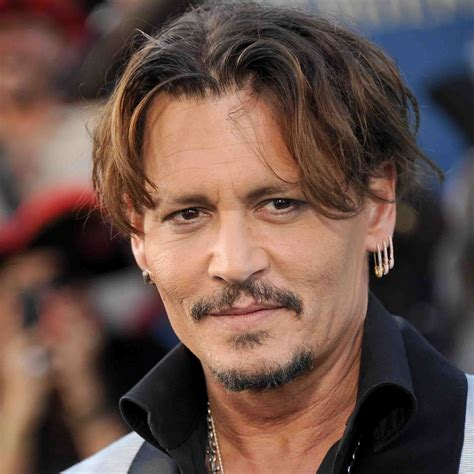
#> input picture Computer_Vision/Session_10/dataset/train/Johnny Depp/002_331d0423.jpg, 474 x 474 px; its folder holds only this picture in this run
$ python sess10.py
#> lines starting #> are read from the running program, lines starting #| are printed output that depends on the picture
import cv2
import os
import numpy as np

face_cascade = cv2.CascadeClassifier('haarcascade_frontalface_default.xml')

face_list = []
class_list = []

train_path = 'dataset/train'
person_name = os.listdir(train_path)

for idx, name in enumerate(person_name):
    full_path = train_path + '/' + name

    for img_name in os.listdir(full_path):
        img_full_path = full_path + '/' + img_name

        #read for gray scale
        img = cv2.imread(img_full_path, 0)
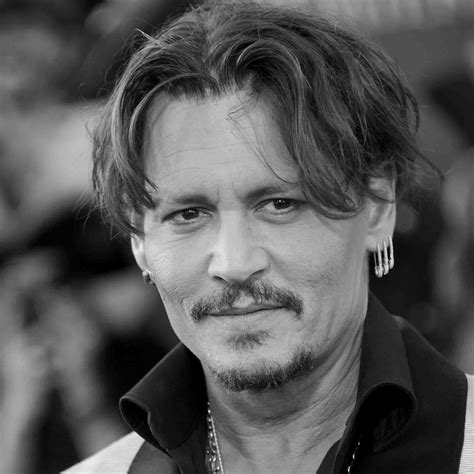
#> img: shape (474, 474); min 0, max 255, mean 86.2

        #minNeighbors: how many neighbors each candidate rectangle should have to retain it
        #scaleFactor: how much the image size is reduced at each image scale
        detected_face = face_cascade.detectMultiScale(img, scaleFactor=1.1, minNeighbors=10)
#> detected_face = [[107, 110, 265, 265]]

        if len(detected_face) < 1:
            continue

        for face_rect in detected_face:
            x, y, h, w = face_rect
            face_img = img[y:y+h, x:x+w]

            face_list.append(face_img)
            class_list.append(idx)
#> this loop made 1 pass
#> pass 1, `face_img = img[y:y+h, x:x+w]`:
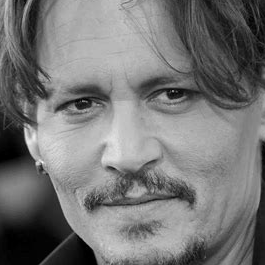
#> face_img: shape (265, 265); min 0, max 255, mean 117.7
#> after the loop, class_list = [0]; face_list = 1 item
#> pass 2 of the loop `for idx, name in enumerate(person_name):`:
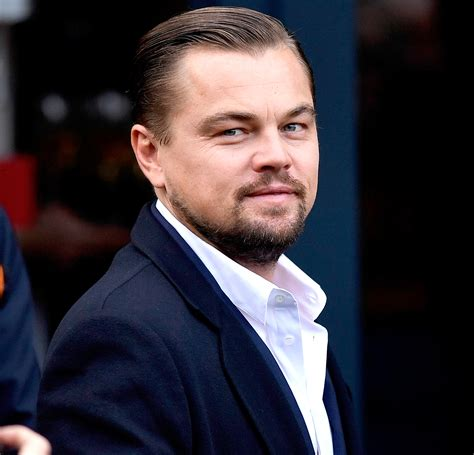
#> input picture Computer_Vision/Session_10/dataset/train/Leonardo DiCaprio/013_ca6af517.jpg, 474 x 455 px
#> `img = cv2.imread(img_full_path, 0)`:
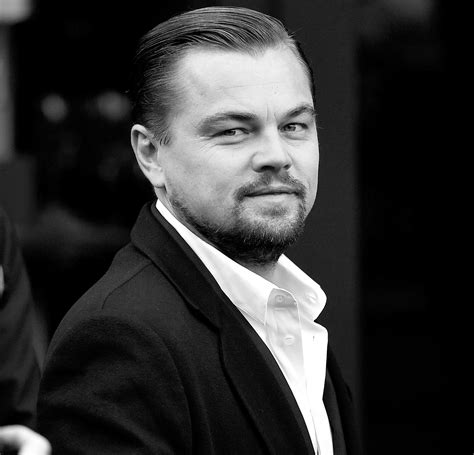
#> img: shape (455, 474); min 0, max 255, mean 50
#> detected_face = [[173, 58, 179, 179]]
#> the loop `for face_rect in detected_face:` made 1 pass
#> pass 1, `face_img = img[y:y+h, x:x+w]`:
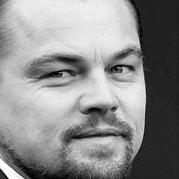
#> face_img: shape (179, 179); min 0, max 255, mean 140.8
#> after the loop `for face_rect in detected_face:`: class_list = [0, 1]; face_list = 2 items

face_recognizer = cv2.face.LBPHFaceRecognizer_create()
face_recognizer.train(face_list, np.array(class_list))

test_path = 'dataset/test'

#> (the run stopped early here; a loop or call above may not have finished)
